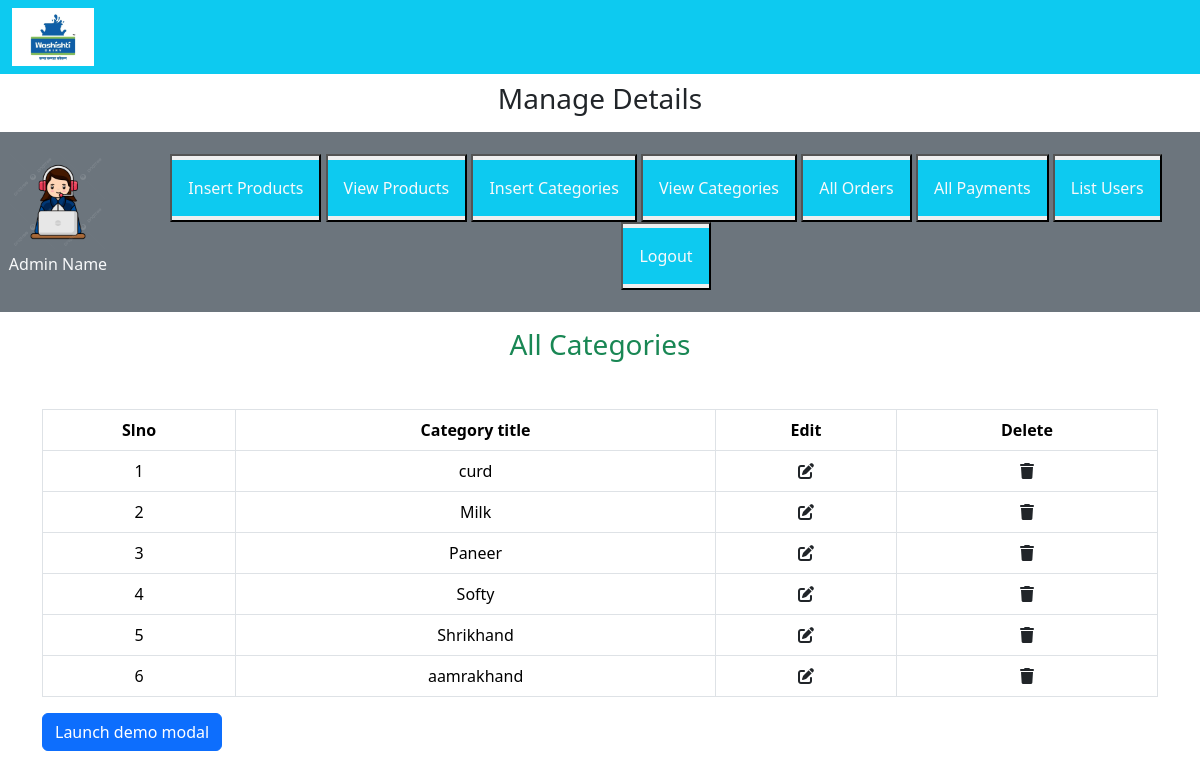
The page /admin_area/index.php?view_categories on the database its author committed.
### tables this page shows
CREATE TABLE `category` (
  `category_id` int(11) NOT NULL,
  `category_name` varchar(100) NOT NULL
);

### admin_area/view_categories.php (the view, shortened to what this page needs)
<h3 class="text-center text-success">All Categories</h3>
<table class="table table-bordered mt-5 ">
    <thead class="bg-info text-center">
        <tr>
            <th>Slno</th>
            <th>Category title</th>
            <th>Edit</th>
            <th>Delete</th>
        </tr>
    </thead>
    <tbody class="bg-secondary text-light">
        <?php
        include('../includes/connect.php');
        $select_cat = "SELECT * FROM `category`";
        $result = mysqli_query($con, $select_cat);
        if ($result) {
            $number = 0;
            while ($row = mysqli_fetch_assoc($result)) {
                $category_id = $row['category_id'];
                $category_name = $row['category_name'];
                $number++;
        ?>
        <tr class="text-center">
            <td><?php echo $number;?></td>
            <td><?php echo $category_name;?></td>
            <td><a href="index.php?edit_category=<?php echo $category_id;?>" class="text-dark"><i class="fas fa-pen-to-square"></i></a></td>
            <td><a href="index.php?delete_category=<?php echo $category_id;?>" class="text-dark"><i class="fas fa-trash"></i></a></td>
        </tr>
        <?php
            }
        } else {
            echo "Error: " . mysqli_error($con);
        }
        ?>
    </tbody>
</table>
<button type="button" class="btn btn-primary" data-toggle="modal" data-target="#exampleModal">
  Launch demo modal
</button>

### style.css (style rules this page uses)
* { margin:0; padding:0; box-sizing:border-box; }

### rows shown on the page
category: category_name "curd"
category: category_name "Milk"
category: category_name "Paneer"
category: category_name "Softy"
category: category_name "Shrikhand"
category: category_name "aamrakhand"
